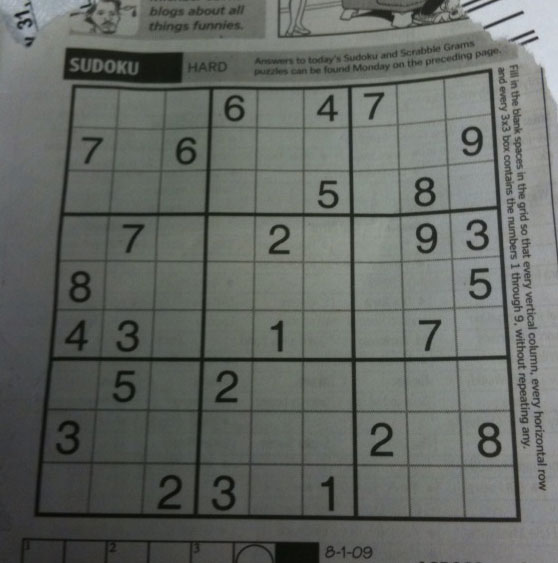
#> input picture labsCV/s.jpg, 558 x 563 px
$ jupyter execute --allow-errors 77.ipynb   (shell and % lines are left out)
#> lines starting #> are read from the running program, lines starting #| are printed output that depends on the picture
[cell 1]
import cv2
import numpy as np
import matplotlib.pyplot as plt
import math
plt.rcParams["figure.figsize"] = (18,12)

[cell 2]
img = cv2.imread("s.jpg")
#> img is the input picture: shape (563, 558, 3); mean B, G, R 99.5, 104.1, 100
img_gray = cv2.cvtColor(img,cv2.COLOR_RGB2GRAY)
edge = cv2.Canny(img_gray,20,150)
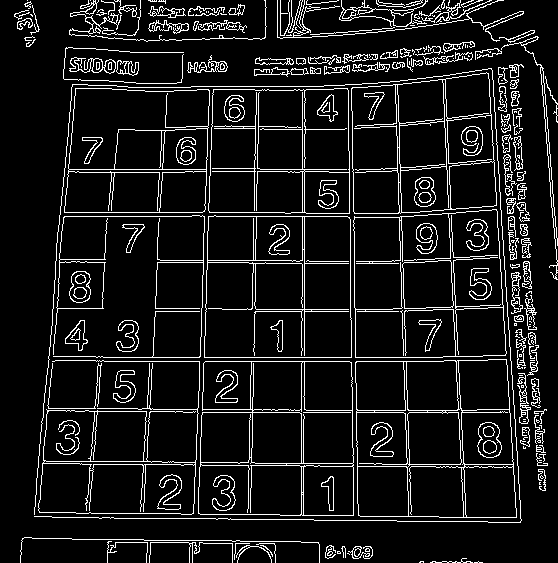
#> edge: shape (563, 558); 9.6% white in thin lines or dots
lines =cv2.HoughLines(edge,1,np.pi/180,50)
#> (the rest of this cell did not finish here and is left out)

[cell 3]
img = cv2.imread("opencvlogo.png")
#> (the rest of this cell did not finish here and is left out)

#> (a cell that did not finish here is left out)

#> (a cell that did not finish here is left out)

[cell 6]
img = cv2.imread("chess.png")
#> (the rest of this cell did not finish here and is left out)

#> (a cell that did not finish here is left out)

[cell 8]
img = cv2.imread("m1.jpg")
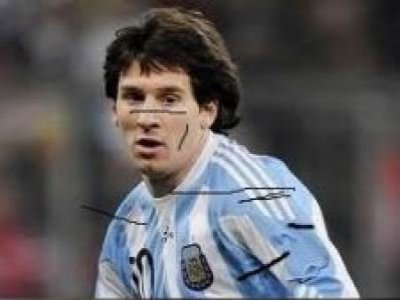
#> input picture labsCV/m1.jpg, 400 x 300 px
#> img is the input picture: shape (300, 400, 3); mean B, G, R 94.6, 91.5, 93.5
gray = cv2.cvtColor(img,cv2.COLOR_BGR2GRAY)
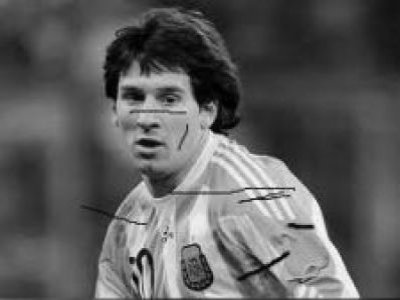
#> gray: shape (300, 400); min 0, max 250, mean 92.5
sift = cv2.xfeatures2d.SIFT_create(10)
#> (the rest of this cell did not finish here and is left out)
